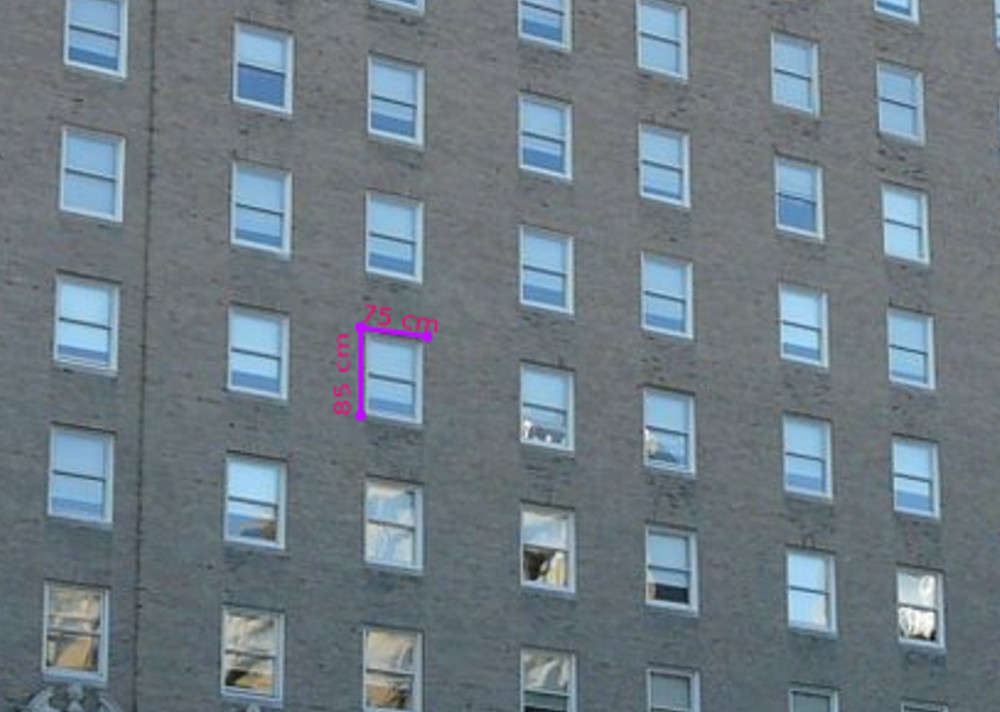
#> input picture hw3/img/Measurements/Img1.jpg, 1000 x 712 px, found by its file name
$ python extralcredit.py
#> lines starting #> are read from the running program, lines starting #| are printed output that depends on the picture
import numpy as np
import matplotlib.pyplot as plt
from skimage import io
import math

point = ['P', 'Q', 'S', 'R']
# Image projection
img1 = io.imread('hw3_Task1_Images/Images/Img1.JPG')
#> img1 is the input picture: shape (712, 1000, 3); mean R, G, B 110.4, 123.3, 132
PQSR1 = np.array([[642, 500], [643, 530], [667, 501], [666, 537]])
PQSR = np.array([[0, 0], [0, 85], [75, 0], [75, 85]])
# Plot
plt.imshow(img1)
plt.scatter(PQSR1[0][0], PQSR1[0][1])
plt.annotate(point[0] + '({},{})'.format(PQSR1[0][0], PQSR1[0][1]), (PQSR1[0][0]-50, PQSR1[0][1]-50), c='r')
plt.scatter(PQSR1[1][0], PQSR1[1][1])
plt.annotate(point[1] + '({},{})'.format(PQSR1[1][0], PQSR1[1][1]), (PQSR1[1][0]-100, PQSR1[1][1]+100), c='r')
plt.scatter(PQSR1[2][0], PQSR1[2][1])
plt.annotate(point[2] + '({},{})'.format(PQSR1[2][0], PQSR1[2][1]), (PQSR1[2][0]+100, PQSR1[2][1]-100), c='r')
plt.scatter(PQSR1[3][0], PQSR1[3][1])
plt.annotate(point[3] + '({},{})'.format(PQSR1[3][0], PQSR1[3][1]), (PQSR1[3][0]+50, PQSR1[3][1]+50), c='r')
plt.axis('off')
plt.show()
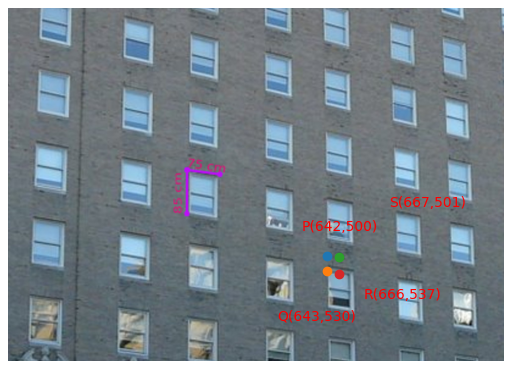
#> figure drawn by matplotlib, 1 panel
plt.clf()

# Compute known angles and length-ratio
P = np.array([642, 500, 1])
Q = np.array([643, 530, 1])
S = np.array([667, 501, 1])
R = np.array([666, 537, 1])
length_ratio = 75 / 85
alpha = math.acos(85 / np.sqrt(75**2 + 85**2))
beta = math.acos(75 / np.sqrt(75**2 + 85**2))
print('alpha =', alpha * 180 / math.pi)
print('beta =', beta * 180 / math.pi)
print('length_ratio =', length_ratio)
l_prime = np.cross(P, Q) / np.cross(P, Q)[2]
m_prime = np.cross(Q, S) / np.cross(Q, S)[2]
n_prime = np.cross(P, S) / np.cross(P, S)[2]


# Compute corresponding length-ratio in the distorted image
C = np.array([[1, 0, 0], [0, 1, 0], [0, 0, 0]])
cos_alpha = np.dot(np.dot(l_prime, C), m_prime) / np.sqrt(np.dot(np.dot(l_prime, C), l_prime) * np.dot(np.dot(m_prime, C), m_prime))
alpha_prime = math.acos(cos_alpha)
print('alpha_prime =', alpha_prime * 180 / math.pi)
cos_beta = np.dot(np.dot(n_prime, C), m_prime) / np.sqrt(np.dot(np.dot(n_prime, C), n_prime) * np.dot(np.dot(m_prime, C), m_prime))
beta_prime = math.acos(cos_beta)
print('beta_prime = ', beta_prime * 180 / math.pi)
print('length-ratio computed from distorted image =', math.sin(alpha_prime)/math.sin(beta_prime))

$ run again, with hw3/img/Measurements/Img2.jpg copied over hw3/img/Measurements/Img1.jpg
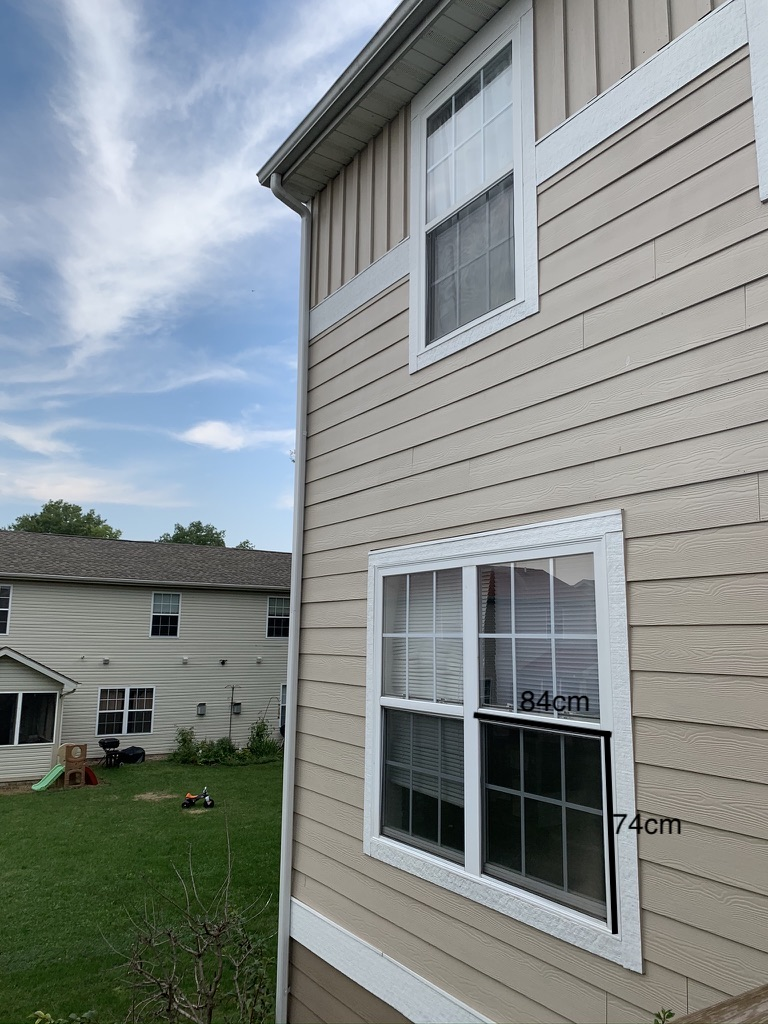
#> input picture hw3/img/Measurements/Img2.jpg, 768 x 1024 px, found by its file name
#> img1 is the input picture: shape (1024, 768, 3); mean R, G, B 133.9, 140.4, 140.9
#> `plt.show()`:
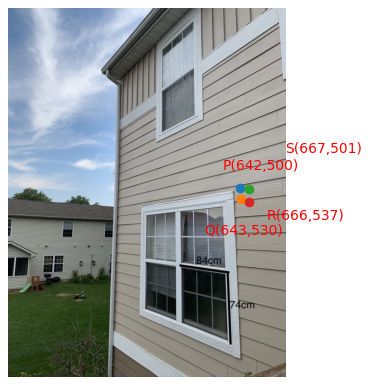
#> figure drawn by matplotlib, 1 panel

$ run again, with hw3/img/Measurements/Img3.jpg copied over hw3/img/Measurements/Img1.jpg
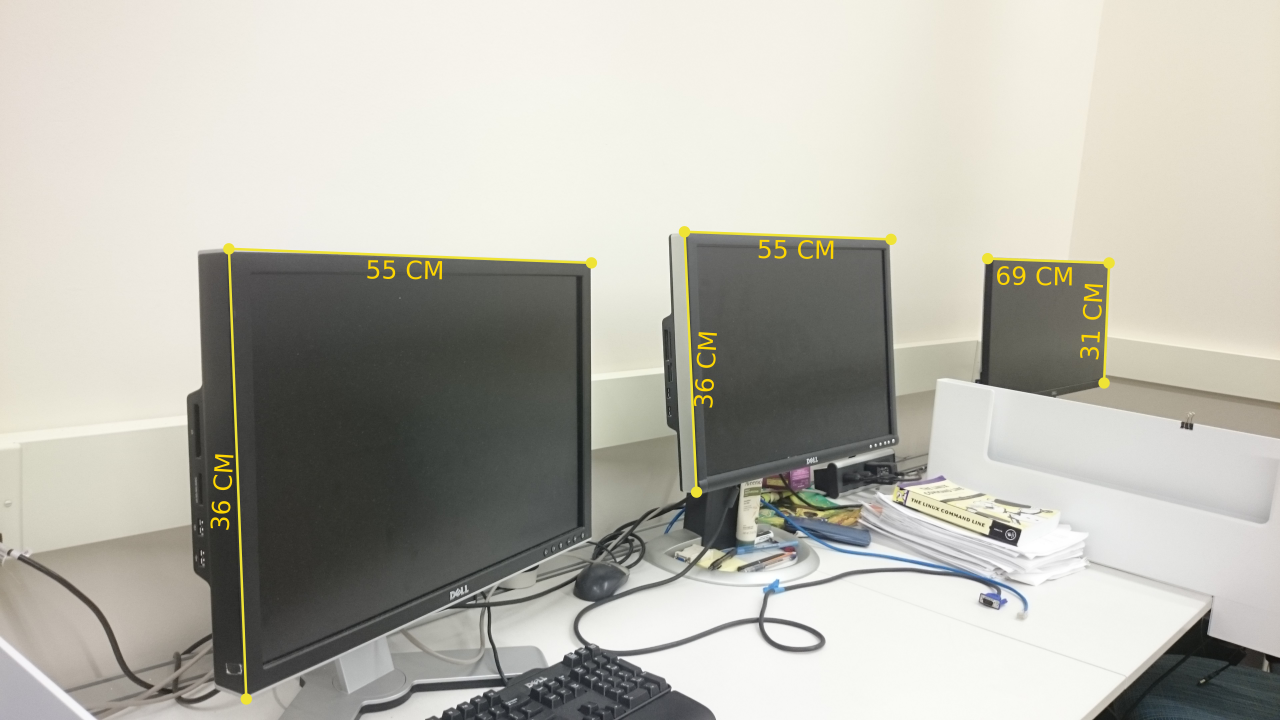
#> input picture hw3/img/Measurements/Img3.jpg, 5120 x 2880 px, found by its file name (shown at 1/4 size)
#> img1 is the input picture: shape (2880, 5120, 3); mean R, G, B 183.8, 182.2, 172.9
#> `plt.show()`:
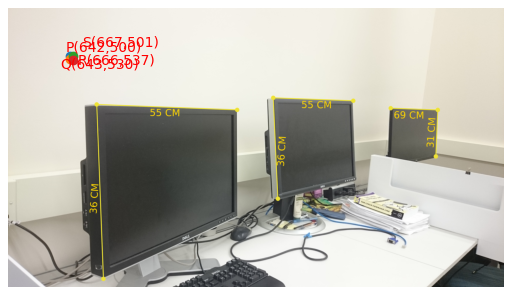
#> figure drawn by matplotlib, 1 panel

$ run again, with hw3/img/Measurements/Img4.jpeg copied over hw3/img/Measurements/Img1.jpg
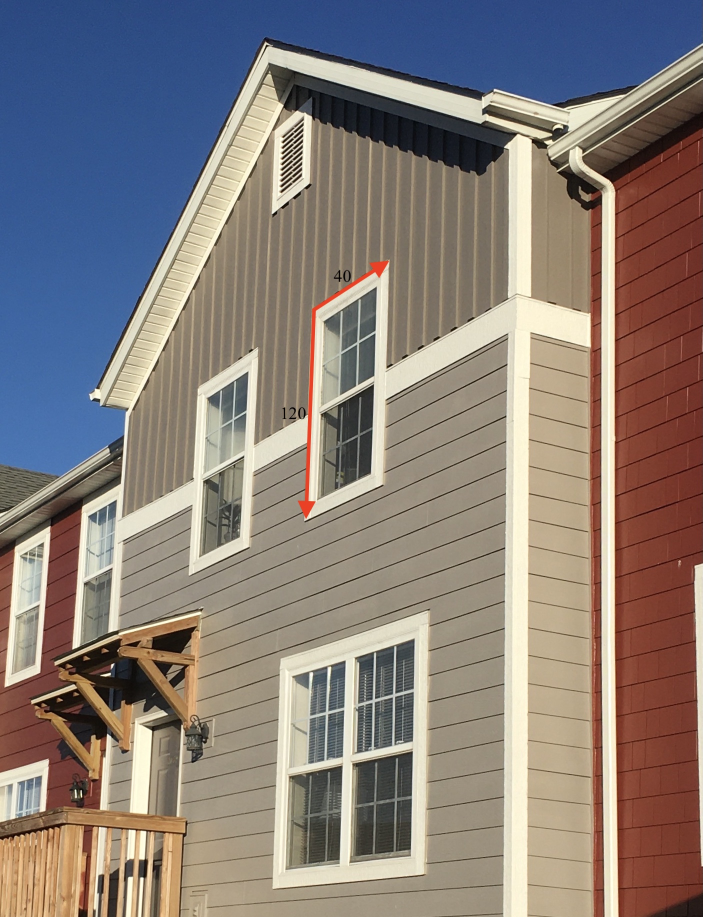
#> input picture hw3/img/Measurements/Img4.jpeg, 1405 x 1834 px, found by its file name (shown at 1/2 size)
#> img1 is the input picture: shape (1834, 1405, 3); mean R, G, B 136.1, 126.3, 121.3
#> `plt.show()`:
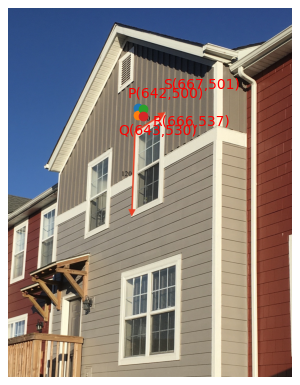
#> figure drawn by matplotlib, 1 panel
